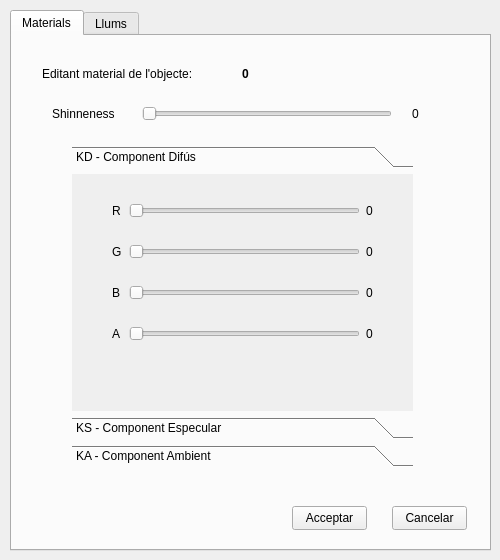
<?xml version="1.0" encoding="UTF-8"?>
<ui version="4.0">
 <class>DialegMaterials</class>
 <widget class="QWidget" name="DialegMaterials">
  <property name="enabled">
   <bool>true</bool>
  </property>
  <property name="geometry">
   <rect>
    <x>0</x>
    <y>0</y>
    <width>500</width>
    <height>560</height>
   </rect>
  </property>
  <property name="minimumSize">
   <size>
    <width>500</width>
    <height>560</height>
   </size>
  </property>
  <property name="maximumSize">
   <size>
    <width>500</width>
    <height>560</height>
   </size>
  </property>
  <property name="windowTitle">
   <string>Modificar Material</string>
  </property>
  <widget class="QTabWidget" name="tabWidget">
   <property name="geometry">
    <rect>
     <x>10</x>
     <y>10</y>
     <width>481</width>
     <height>541</height>
    </rect>
   </property>
   <property name="currentIndex">
    <number>0</number>
   </property>
   <widget class="QWidget" name="tabMaterials">
    <attribute name="title">
     <string>Materials</string>
    </attribute>
    <widget class="QLabel" name="label">
     <property name="geometry">
      <rect>
       <x>30</x>
       <y>30</y>
       <width>191</width>
       <height>16</height>
      </rect>
     </property>
     <property name="text">
      <string>Editant material de l'objecte:</string>
     </property>
    </widget>
    <widget class="QPushButton" name="closeButton">
     <property name="geometry">
      <rect>
       <x>380</x>
       <y>470</y>
       <width>75</width>
       <height>24</height>
      </rect>
     </property>
     <property name="text">
      <string>Cancelar</string>
     </property>
    </widget>
    <widget class="QPushButton" name="pushButton">
     <property name="geometry">
      <rect>
       <x>280</x>
       <y>470</y>
       <width>75</width>
       <height>24</height>
      </rect>
     </property>
     <property name="text">
      <string>Acceptar</string>
     </property>
    </widget>
    <widget class="QSlider" name="nSlider">
     <property name="geometry">
      <rect>
       <x>130</x>
       <y>70</y>
       <width>250</width>
       <height>16</height>
      </rect>
     </property>
     <property name="minimumSize">
      <size>
       <width>250</width>
       <height>16</height>
      </size>
     </property>
     <property name="maximumSize">
      <size>
       <width>250</width>
       <height>16</height>
      </size>
     </property>
     <property name="maximum">
      <number>128</number>
     </property>
     <property name="singleStep">
      <number>1</number>
     </property>
     <property name="orientation">
      <enum>Qt::Horizontal</enum>
     </property>
    </widget>
    <widget class="QLabel" name="label_idobj">
     <property name="geometry">
      <rect>
       <x>230</x>
       <y>30</y>
       <width>16</width>
       <height>16</height>
      </rect>
     </property>
     <property name="font">
      <font>
       <weight>75</weight>
       <bold>true</bold>
      </font>
     </property>
     <property name="text">
      <string>0</string>
     </property>
    </widget>
    <widget class="QLabel" name="label_14">
     <property name="geometry">
      <rect>
       <x>40</x>
       <y>70</y>
       <width>81</width>
       <height>16</height>
      </rect>
     </property>
     <property name="text">
      <string>Shinneness</string>
     </property>
    </widget>
    <widget class="QLabel" name="nlabel">
     <property name="geometry">
      <rect>
       <x>400</x>
       <y>70</y>
       <width>40</width>
       <height>16</height>
      </rect>
     </property>
     <property name="minimumSize">
      <size>
       <width>40</width>
       <height>16</height>
      </size>
     </property>
     <property name="maximumSize">
      <size>
       <width>25</width>
       <height>16</height>
      </size>
     </property>
     <property name="text">
      <string>0</string>
     </property>
    </widget>
    <widget class="QToolBox" name="toolBox">
     <property name="geometry">
      <rect>
       <x>60</x>
       <y>110</y>
       <width>341</width>
       <height>321</height>
      </rect>
     </property>
     <property name="minimumSize">
      <size>
       <width>341</width>
       <height>321</height>
      </size>
     </property>
     <property name="maximumSize">
      <size>
       <width>341</width>
       <height>321</height>
      </size>
     </property>
     <property name="currentIndex">
      <number>0</number>
     </property>
     <widget class="QWidget" name="kdpage">
      <property name="geometry">
       <rect>
        <x>0</x>
        <y>0</y>
        <width>341</width>
        <height>234</height>
       </rect>
      </property>
      <attribute name="label">
       <string>KD - Component Difús</string>
      </attribute>
      <widget class="QWidget" name="layoutWidget">
       <property name="geometry">
        <rect>
         <x>40</x>
         <y>10</y>
         <width>294</width>
         <height>181</height>
        </rect>
       </property>
       <layout class="QGridLayout" name="gridLayout">
        <item row="0" column="0">
         <widget class="QLabel" name="label_2">
          <property name="text">
           <string>R</string>
          </property>
         </widget>
        </item>
        <item row="0" column="1">
         <widget class="QSlider" name="rSlider_kd">
          <property name="minimumSize">
           <size>
            <width>231</width>
            <height>16</height>
           </size>
          </property>
          <property name="maximumSize">
           <size>
            <width>231</width>
            <height>16</height>
           </size>
          </property>
          <property name="maximum">
           <number>255</number>
          </property>
          <property name="orientation">
           <enum>Qt::Horizontal</enum>
          </property>
         </widget>
        </item>
        <item row="0" column="2">
         <widget class="QLabel" name="rlabel_kd">
          <property name="minimumSize">
           <size>
            <width>40</width>
            <height>16</height>
           </size>
          </property>
          <property name="maximumSize">
           <size>
            <width>40</width>
            <height>16</height>
           </size>
          </property>
          <property name="text">
           <string>0</string>
          </property>
         </widget>
        </item>
        <item row="1" column="0">
         <widget class="QLabel" name="label_3">
          <property name="text">
           <string>G</string>
          </property>
         </widget>
        </item>
        <item row="1" column="1">
         <widget class="QSlider" name="gSlider_kd">
          <property name="minimumSize">
           <size>
            <width>231</width>
            <height>16</height>
           </size>
          </property>
          <property name="maximumSize">
           <size>
            <width>231</width>
            <height>16</height>
           </size>
          </property>
          <property name="maximum">
           <number>255</number>
          </property>
          <property name="orientation">
           <enum>Qt::Horizontal</enum>
          </property>
         </widget>
        </item>
        <item row="1" column="2">
         <widget class="QLabel" name="glabel_kd">
          <property name="minimumSize">
           <size>
            <width>40</width>
            <height>16</height>
           </size>
          </property>
          <property name="maximumSize">
           <size>
            <width>40</width>
            <height>16</height>
           </size>
          </property>
          <property name="text">
           <string>0</string>
          </property>
         </widget>
        </item>
        <item row="2" column="0">
         <widget class="QLabel" name="label_4">
          <property name="text">
           <string>B</string>
          </property>
         </widget>
        </item>
        <item row="2" column="1">
         <widget class="QSlider" name="bSlider_kd">
          <property name="minimumSize">
           <size>
            <width>231</width>
            <height>16</height>
           </size>
          </property>
          <property name="maximumSize">
           <size>
            <width>231</width>
            <height>16</height>
           </size>
          </property>
          <property name="maximum">
           <number>255</number>
          </property>
          <property name="orientation">
           <enum>Qt::Horizontal</enum>
          </property>
         </widget>
        </item>
        <item row="2" column="2">
         <widget class="QLabel" name="blabel_kd">
          <property name="minimumSize">
           <size>
            <width>40</width>
            <height>16</height>
           </size>
          </property>
          <property name="maximumSize">
           <size>
            <width>40</width>
            <height>16</height>
           </size>
          </property>
          <property name="text">
           <string>0</string>
          </property>
         </widget>
        </item>
        <item row="3" column="0">
         <widget class="QLabel" name="label_5">
          <property name="text">
           <string>A</string>
          </property>
         </widget>
        </item>
        <item row="3" column="1">
         <widget class="QSlider" name="aSlider_kd">
          <property name="minimumSize">
           <size>
            <width>231</width>
            <height>16</height>
           </size>
          </property>
          <property name="maximumSize">
           <size>
            <width>231</width>
            <height>16</height>
           </size>
          </property>
          <property name="maximum">
           <number>100</number>
          </property>
          <property name="orientation">
           <enum>Qt::Horizontal</enum>
          </property>
         </widget>
        </item>
        <item row="3" column="2">
         <widget class="QLabel" name="alabel_kd">
          <property name="minimumSize">
           <size>
            <width>40</width>
            <height>16</height>
           </size>
          </property>
          <property name="maximumSize">
           <size>
            <width>40</width>
            <height>16</height>
           </size>
          </property>
          <property name="text">
           <string>0</string>
          </property>
         </widget>
        </item>
       </layout>
      </widget>
     </widget>
     <widget class="QWidget" name="kspage">
      <property name="geometry">
       <rect>
        <x>0</x>
        <y>0</y>
        <width>341</width>
        <height>234</height>
       </rect>
      </property>
      <attribute name="label">
       <string>KS - Component Especular</string>
      </attribute>
      <widget class="QWidget" name="layoutWidget_2">
       <property name="geometry">
        <rect>
         <x>40</x>
         <y>10</y>
         <width>294</width>
         <height>181</height>
        </rect>
       </property>
       <layout class="QGridLayout" name="gridLayout_2">
        <item row="0" column="0">
         <widget class="QLabel" name="label_6">
          <property name="text">
           <string>R</string>
          </property>
         </widget>
        </item>
        <item row="0" column="1">
         <widget class="QSlider" name="rSlider_ks">
          <property name="minimumSize">
           <size>
            <width>231</width>
            <height>16</height>
           </size>
          </property>
          <property name="maximumSize">
           <size>
            <width>231</width>
            <height>16</height>
           </size>
          </property>
          <property name="maximum">
           <number>255</number>
          </property>
          <property name="orientation">
           <enum>Qt::Horizontal</enum>
          </property>
         </widget>
        </item>
        <item row="0" column="2">
         <widget class="QLabel" name="rlabel_ks">
          <property name="minimumSize">
           <size>
            <width>40</width>
            <height>16</height>
           </size>
          </property>
          <property name="maximumSize">
           <size>
            <width>40</width>
            <height>16</height>
           </size>
          </property>
          <property name="text">
           <string>0</string>
          </property>
         </widget>
        </item>
        <item row="1" column="0">
         <widget class="QLabel" name="label_7">
          <property name="text">
           <string>G</string>
          </property>
         </widget>
        </item>
        <item row="1" column="1">
         <widget class="QSlider" name="gSlider_ks">
          <property name="minimumSize">
           <size>
            <width>231</width>
            <height>16</height>
           </size>
          </property>
          <property name="maximumSize">
           <size>
            <width>231</width>
            <height>16</height>
           </size>
          </property>
          <property name="maximum">
           <number>255</number>
          </property>
          <property name="orientation">
           <enum>Qt::Horizontal</enum>
          </property>
         </widget>
        </item>
        <item row="1" column="2">
         <widget class="QLabel" name="glabel_ks">
          <property name="minimumSize">
           <size>
            <width>40</width>
            <height>16</height>
           </size>
          </property>
          <property name="maximumSize">
           <size>
            <width>40</width>
            <height>16</height>
           </size>
          </property>
          <property name="text">
           <string>0</string>
          </property>
         </widget>
        </item>
        <item row="2" column="0">
         <widget class="QLabel" name="label_8">
          <property name="text">
           <string>B</string>
          </property>
         </widget>
        </item>
        <item row="2" column="1">
         <widget class="QSlider" name="bSlider_ks">
          <property name="sizePolicy">
           <sizepolicy hsizetype="Expanding" vsizetype="Fixed">
            <horstretch>231</horstretch>
            <verstretch>0</verstretch>
           </sizepolicy>
          </property>
          <property name="minimumSize">
           <size>
            <width>231</width>
            <height>16</height>
           </size>
          </property>
          <property name="maximumSize">
           <size>
            <width>231</width>
            <height>16</height>
           </size>
          </property>
          <property name="maximum">
           <number>255</number>
          </property>
          <property name="orientation">
           <enum>Qt::Horizontal</enum>
          </property>
         </widget>
        </item>
        <item row="2" column="2">
         <widget class="QLabel" name="blabel_ks">
          <property name="minimumSize">
           <size>
            <width>40</width>
            <height>16</height>
           </size>
          </property>
          <property name="maximumSize">
           <size>
            <width>40</width>
            <height>16</height>
           </size>
          </property>
          <property name="text">
           <string>0</string>
          </property>
         </widget>
        </item>
        <item row="3" column="0">
         <widget class="QLabel" name="label_9">
          <property name="text">
           <string>A</string>
          </property>
         </widget>
        </item>
        <item row="3" column="1">
         <widget class="QSlider" name="aSlider_ks">
          <property name="minimumSize">
           <size>
            <width>231</width>
            <height>16</height>
           </size>
          </property>
          <property name="maximumSize">
           <size>
            <width>231</width>
            <height>16</height>
           </size>
          </property>
          <property name="maximum">
           <number>100</number>
          </property>
          <property name="orientation">
           <enum>Qt::Horizontal</enum>
          </property>
         </widget>
        </item>
        <item row="3" column="2">
         <widget class="QLabel" name="alabel_ks">
          <property name="minimumSize">
           <size>
            <width>40</width>
            <height>16</height>
           </size>
          </property>
          <property name="maximumSize">
           <size>
            <width>40</width>
            <height>16</height>
           </size>
          </property>
          <property name="text">
           <string>0</string>
          </property>
         </widget>
        </item>
       </layout>
      </widget>
     </widget>
     <widget class="QWidget" name="kapage">
      <property name="geometry">
       <rect>
        <x>0</x>
        <y>0</y>
        <width>341</width>
        <height>234</height>
       </rect>
      </property>
      <attribute name="label">
       <string>KA - Component Ambient</string>
      </attribute>
      <widget class="QWidget" name="layoutWidget_3">
       <property name="geometry">
        <rect>
         <x>40</x>
         <y>10</y>
         <width>294</width>
         <height>181</height>
        </rect>
       </property>
       <layout class="QGridLayout" name="gridLayout_3">
        <item row="0" column="0">
         <widget class="QLabel" name="labelr_10">
          <property name="text">
           <string>R</string>
          </property>
         </widget>
        </item>
        <item row="0" column="1">
         <widget class="QSlider" name="rSlider_ka">
          <property name="minimumSize">
           <size>
            <width>231</width>
            <height>16</height>
           </size>
          </property>
          <property name="maximumSize">
           <size>
            <width>231</width>
            <height>16</height>
           </size>
          </property>
          <property name="maximum">
           <number>255</number>
          </property>
          <property name="orientation">
           <enum>Qt::Horizontal</enum>
          </property>
         </widget>
        </item>
        <item row="0" column="2">
         <widget class="QLabel" name="rlabel_ka">
          <property name="minimumSize">
           <size>
            <width>40</width>
            <height>16</height>
           </size>
          </property>
          <property name="maximumSize">
           <size>
            <width>40</width>
            <height>16</height>
           </size>
          </property>
          <property name="text">
           <string>0</string>
          </property>
         </widget>
        </item>
        <item row="1" column="0">
         <widget class="QLabel" name="label_11">
          <property name="text">
           <string>G</string>
          </property>
         </widget>
        </item>
        <item row="1" column="1">
         <widget class="QSlider" name="gSlider_ka">
          <property name="minimumSize">
           <size>
            <width>231</width>
            <height>16</height>
           </size>
          </property>
          <property name="maximumSize">
           <size>
            <width>231</width>
            <height>16</height>
           </size>
          </property>
          <property name="maximum">
           <number>255</number>
          </property>
          <property name="orientation">
           <enum>Qt::Horizontal</enum>
          </property>
         </widget>
        </item>
        <item row="1" column="2">
         <widget class="QLabel" name="glabel_ka">
          <property name="minimumSize">
           <size>
            <width>40</width>
            <height>16</height>
           </size>
          </property>
          <property name="maximumSize">
           <size>
            <width>40</width>
            <height>16</height>
           </size>
          </property>
          <property name="text">
           <string>0</string>
          </property>
         </widget>
        </item>
        <item row="2" column="0">
         <widget class="QLabel" name="label_12">
          <property name="text">
           <string>B</string>
          </property>
         </widget>
        </item>
        <item row="2" column="1">
         <widget class="QSlider" name="bSlider_ka">
          <property name="minimumSize">
           <size>
            <width>231</width>
            <height>16</height>
           </size>
          </property>
          <property name="maximumSize">
           <size>
            <width>231</width>
            <height>16</height>
           </size>
          </property>
          <property name="maximum">
           <number>255</number>
          </property>
          <property name="orientation">
           <enum>Qt::Horizontal</enum>
          </property>
         </widget>
        </item>
        <item row="2" column="2">
         <widget class="QLabel" name="blabel_ka">
          <property name="minimumSize">
           <size>
            <width>40</width>
            <height>16</height>
           </size>
          </property>
          <property name="maximumSize">
           <size>
            <width>40</width>
            <height>16</height>
           </size>
          </property>
          <property name="text">
           <string>0</string>
          </property>
         </widget>
        </item>
        <item row="3" column="0">
         <widget class="QLabel" name="label_13">
          <property name="text">
           <string>A</string>
          </property>
         </widget>
        </item>
        <item row="3" column="1">
         <widget class="QSlider" name="aSlider_ka">
          <property name="minimumSize">
           <size>
            <width>231</width>
            <height>16</height>
           </size>
          </property>
          <property name="maximumSize">
           <size>
            <width>231</width>
            <height>16</height>
           </size>
          </property>
          <property name="maximum">
           <number>100</number>
          </property>
          <property name="orientation">
           <enum>Qt::Horizontal</enum>
          </property>
         </widget>
        </item>
        <item row="3" column="2">
         <widget class="QLabel" name="alabel_ka">
          <property name="minimumSize">
           <size>
            <width>40</width>
            <height>16</height>
           </size>
          </property>
          <property name="maximumSize">
           <size>
            <width>40</width>
            <height>16</height>
           </size>
          </property>
          <property name="text">
           <string>0</string>
          </property>
         </widget>
        </item>
       </layout>
      </widget>
     </widget>
    </widget>
   </widget>
   <widget class="QWidget" name="tabLlums">
    <attribute name="title">
     <string>Llums</string>
    </attribute>
    <widget class="QPushButton" name="pushButton_2">
     <property name="geometry">
      <rect>
       <x>280</x>
       <y>470</y>
       <width>75</width>
       <height>24</height>
      </rect>
     </property>
     <property name="text">
      <string>Acceptar</string>
     </property>
    </widget>
    <widget class="QPushButton" name="closeButton_2">
     <property name="geometry">
      <rect>
       <x>380</x>
       <y>470</y>
       <width>75</width>
       <height>24</height>
      </rect>
     </property>
     <property name="text">
      <string>Cancelar</string>
     </property>
    </widget>
   </widget>
  </widget>
 </widget>
 <resources/>
 <connections>
  <connection>
   <sender>pushButton</sender>
   <signal>clicked()</signal>
   <receiver>DialegMaterials</receiver>
   <slot>accepta()</slot>
   <hints>
    <hint type="sourcelabel">
     <x>341</x>
     <y>515</y>
    </hint>
    <hint type="destinationlabel">
     <x>497</x>
     <y>542</y>
    </hint>
   </hints>
  </connection>
  <connection>
   <sender>rSlider_kd</sender>
   <signal>sliderMoved(int)</signal>
   <receiver>DialegMaterials</receiver>
   <slot>updateR(int)</slot>
   <hints>
    <hint type="sourcelabel">
     <x>318</x>
     <y>208</y>
    </hint>
    <hint type="destinationlabel">
     <x>496</x>
     <y>231</y>
    </hint>
   </hints>
  </connection>
  <connection>
   <sender>gSlider_kd</sender>
   <signal>sliderMoved(int)</signal>
   <receiver>DialegMaterials</receiver>
   <slot>updateG(int)</slot>
   <hints>
    <hint type="sourcelabel">
     <x>349</x>
     <y>250</y>
    </hint>
    <hint type="destinationlabel">
     <x>498</x>
     <y>298</y>
    </hint>
   </hints>
  </connection>
  <connection>
   <sender>bSlider_kd</sender>
   <signal>sliderMoved(int)</signal>
   <receiver>DialegMaterials</receiver>
   <slot>updateB(int)</slot>
   <hints>
    <hint type="sourcelabel">
     <x>341</x>
     <y>291</y>
    </hint>
    <hint type="destinationlabel">
     <x>496</x>
     <y>345</y>
    </hint>
   </hints>
  </connection>
  <connection>
   <sender>aSlider_kd</sender>
   <signal>sliderMoved(int)</signal>
   <receiver>DialegMaterials</receiver>
   <slot>updateA(int)</slot>
   <hints>
    <hint type="sourcelabel">
     <x>306</x>
     <y>333</y>
    </hint>
    <hint type="destinationlabel">
     <x>497</x>
     <y>388</y>
    </hint>
   </hints>
  </connection>
  <connection>
   <sender>rSlider_ks</sender>
   <signal>sliderMoved(int)</signal>
   <receiver>DialegMaterials</receiver>
   <slot>updateR(int)</slot>
   <hints>
    <hint type="sourcelabel">
     <x>349</x>
     <y>239</y>
    </hint>
    <hint type="destinationlabel">
     <x>496</x>
     <y>261</y>
    </hint>
   </hints>
  </connection>
  <connection>
   <sender>gSlider_ks</sender>
   <signal>sliderMoved(int)</signal>
   <receiver>DialegMaterials</receiver>
   <slot>updateG(int)</slot>
   <hints>
    <hint type="sourcelabel">
     <x>354</x>
     <y>279</y>
    </hint>
    <hint type="destinationlabel">
     <x>496</x>
     <y>421</y>
    </hint>
   </hints>
  </connection>
  <connection>
   <sender>bSlider_ks</sender>
   <signal>sliderMoved(int)</signal>
   <receiver>DialegMaterials</receiver>
   <slot>updateB(int)</slot>
   <hints>
    <hint type="sourcelabel">
     <x>338</x>
     <y>322</y>
    </hint>
    <hint type="destinationlabel">
     <x>494</x>
     <y>377</y>
    </hint>
   </hints>
  </connection>
  <connection>
   <sender>aSlider_ks</sender>
   <signal>sliderMoved(int)</signal>
   <receiver>DialegMaterials</receiver>
   <slot>updateA(int)</slot>
   <hints>
    <hint type="sourcelabel">
     <x>292</x>
     <y>356</y>
    </hint>
    <hint type="destinationlabel">
     <x>499</x>
     <y>465</y>
    </hint>
   </hints>
  </connection>
  <connection>
   <sender>nSlider</sender>
   <signal>sliderMoved(int)</signal>
   <receiver>DialegMaterials</receiver>
   <slot>updateN(int)</slot>
   <hints>
    <hint type="sourcelabel">
     <x>383</x>
     <y>111</y>
    </hint>
    <hint type="destinationlabel">
     <x>497</x>
     <y>120</y>
    </hint>
   </hints>
  </connection>
  <connection>
   <sender>rSlider_ka</sender>
   <signal>sliderMoved(int)</signal>
   <receiver>DialegMaterials</receiver>
   <slot>updateR(int)</slot>
   <hints>
    <hint type="sourcelabel">
     <x>342</x>
     <y>168</y>
    </hint>
    <hint type="destinationlabel">
     <x>499</x>
     <y>215</y>
    </hint>
   </hints>
  </connection>
  <connection>
   <sender>gSlider_ka</sender>
   <signal>sliderMoved(int)</signal>
   <receiver>DialegMaterials</receiver>
   <slot>updateG(int)</slot>
   <hints>
    <hint type="sourcelabel">
     <x>328</x>
     <y>168</y>
    </hint>
    <hint type="destinationlabel">
     <x>496</x>
     <y>291</y>
    </hint>
   </hints>
  </connection>
  <connection>
   <sender>bSlider_ka</sender>
   <signal>sliderMoved(int)</signal>
   <receiver>DialegMaterials</receiver>
   <slot>updateB(int)</slot>
   <hints>
    <hint type="sourcelabel">
     <x>306</x>
     <y>168</y>
    </hint>
    <hint type="destinationlabel">
     <x>496</x>
     <y>336</y>
    </hint>
   </hints>
  </connection>
  <connection>
   <sender>aSlider_ka</sender>
   <signal>sliderMoved(int)</signal>
   <receiver>DialegMaterials</receiver>
   <slot>updateA(int)</slot>
   <hints>
    <hint type="sourcelabel">
     <x>342</x>
     <y>168</y>
    </hint>
    <hint type="destinationlabel">
     <x>494</x>
     <y>458</y>
    </hint>
   </hints>
  </connection>
  <connection>
   <sender>closeButton</sender>
   <signal>clicked()</signal>
   <receiver>DialegMaterials</receiver>
   <slot>close()</slot>
   <hints>
    <hint type="sourcelabel">
     <x>454</x>
     <y>519</y>
    </hint>
    <hint type="destinationlabel">
     <x>501</x>
     <y>522</y>
    </hint>
   </hints>
  </connection>
  <connection>
   <sender>closeButton_2</sender>
   <signal>clicked()</signal>
   <receiver>DialegMaterials</receiver>
   <slot>close()</slot>
   <hints>
    <hint type="sourcelabel">
     <x>449</x>
     <y>517</y>
    </hint>
    <hint type="destinationlabel">
     <x>497</x>
     <y>511</y>
    </hint>
   </hints>
  </connection>
  <connection>
   <sender>pushButton_2</sender>
   <signal>clicked()</signal>
   <receiver>DialegMaterials</receiver>
   <slot>accepta()</slot>
   <hints>
    <hint type="sourcelabel">
     <x>356</x>
     <y>515</y>
    </hint>
    <hint type="destinationlabel">
     <x>499</x>
     <y>490</y>
    </hint>
   </hints>
  </connection>
 </connections>
 <slots>
  <slot>accepta()</slot>
  <slot>cancela()</slot>
  <slot>updateR(int)</slot>
  <slot>updateG(int)</slot>
  <slot>updateB(int)</slot>
  <slot>updateA(int)</slot>
  <slot>updateN(int)</slot>
 </slots>
</ui>
